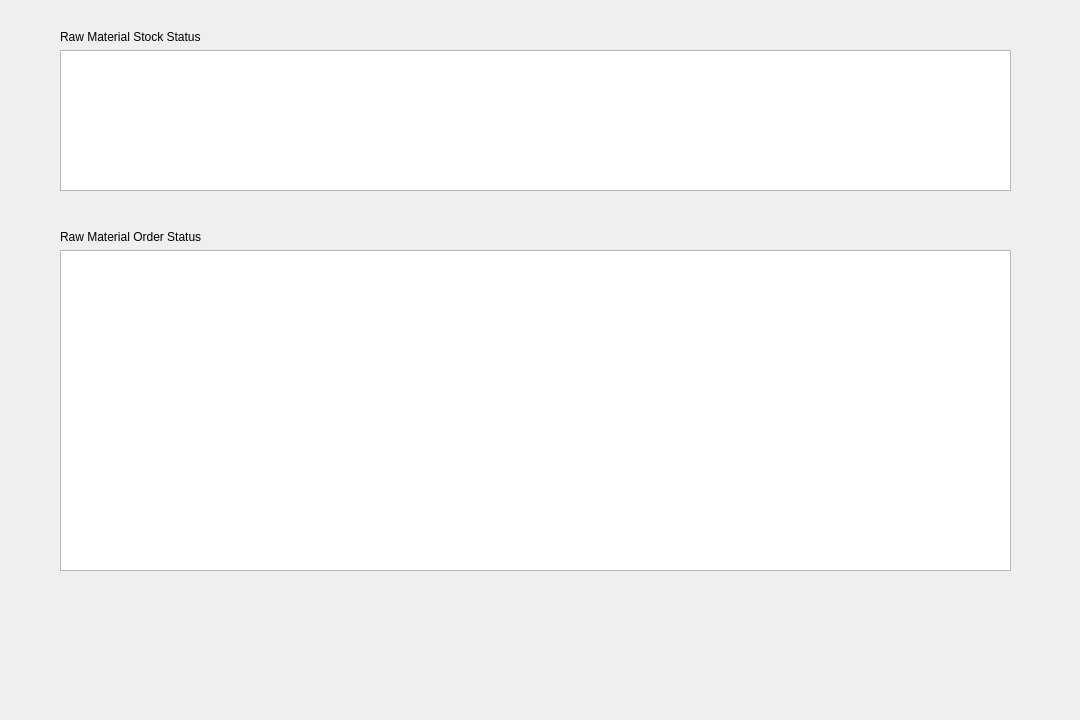
<?xml version="1.0" encoding="UTF-8"?>
<ui version="4.0">
 <class>ScmManageWidget</class>
 <widget class="QWidget" name="ScmManageWidget">
  <property name="geometry">
   <rect>
    <x>0</x>
    <y>0</y>
    <width>1080</width>
    <height>720</height>
   </rect>
  </property>
  <property name="windowTitle">
   <string>Form</string>
  </property>
  <widget class="QWidget" name="gridLayoutWidget">
   <property name="geometry">
    <rect>
     <x>60</x>
     <y>30</y>
     <width>951</width>
     <height>161</height>
    </rect>
   </property>
   <layout class="QGridLayout" name="gridLayout">
    <item row="1" column="1">
     <widget class="QTableWidget" name="tableStockStatus">
      <property name="editTriggers">
       <set>QAbstractItemView::EditTrigger::NoEditTriggers</set>
      </property>
      <property name="selectionMode">
       <enum>QAbstractItemView::SelectionMode::SingleSelection</enum>
      </property>
      <property name="selectionBehavior">
       <enum>QAbstractItemView::SelectionBehavior::SelectRows</enum>
      </property>
     </widget>
    </item>
    <item row="0" column="1">
     <widget class="QLabel" name="label">
      <property name="text">
       <string>Raw Material Stock Status</string>
      </property>
     </widget>
    </item>
   </layout>
  </widget>
  <widget class="QWidget" name="gridLayoutWidget_2">
   <property name="geometry">
    <rect>
     <x>60</x>
     <y>230</y>
     <width>951</width>
     <height>341</height>
    </rect>
   </property>
   <layout class="QGridLayout" name="gridLayout_2">
    <item row="2" column="0">
     <widget class="QTableWidget" name="tableStockOrder">
      <property name="editTriggers">
       <set>QAbstractItemView::EditTrigger::NoEditTriggers</set>
      </property>
      <property name="selectionMode">
       <enum>QAbstractItemView::SelectionMode::SingleSelection</enum>
      </property>
      <property name="selectionBehavior">
       <enum>QAbstractItemView::SelectionBehavior::SelectRows</enum>
      </property>
     </widget>
    </item>
    <item row="0" column="0">
     <widget class="QLabel" name="label_2">
      <property name="text">
       <string>Raw Material Order Status</string>
      </property>
     </widget>
    </item>
   </layout>
  </widget>
 </widget>
 <resources/>
 <connections/>
</ui>
